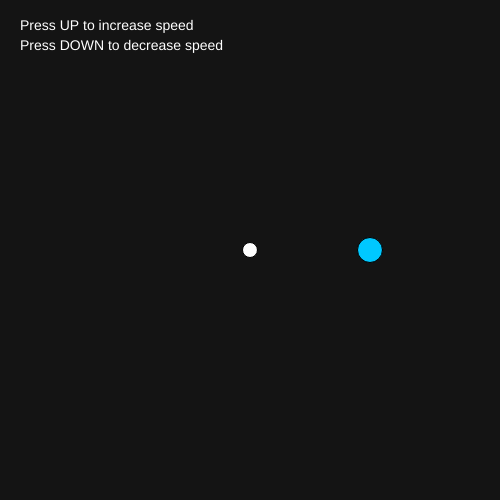
Frame 1 (no input)
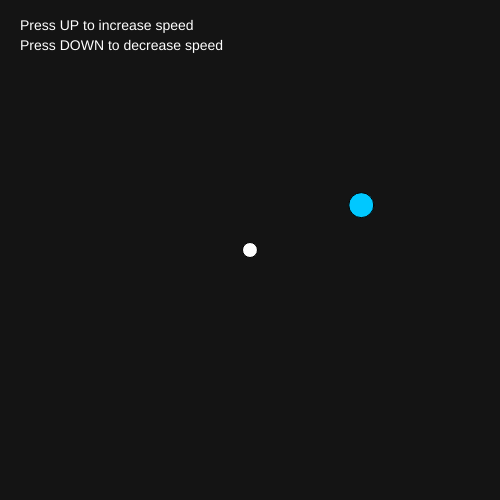
Frame 60 (no input)
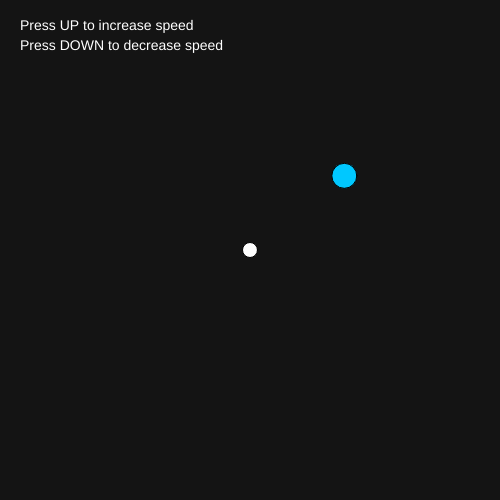
Frame 120 (the mouse pressed at the canvas centre since frame 60)

The p5.js sketch that drew these frames (run headless with seeded random() and noise() and a simulated clock; from frame 60 on, the mouse is pressed at the canvas centre):

// p5.js sketch
// ── sketch.js
let angle = 0;
let radius = 120;
let speed = 0.10;

function setup() {
    createCanvas(500, 500);
}

function draw() {
    background(20);

    // center of the canvas
    let centerX = width / 2;
    let centerY = height / 2;

    // calculate the dot's position
    let x = centerX + cos(angle) * radius;
    let y = centerY + sin(angle) * radius;

    // center point
    fill(255);
    circle(centerX, centerY, 15);

    // orbiting dot
    fill(0, 200, 255);
    circle(x, y, 25);

    // updating the angle
    angle = angle + speed;

    // instructions
    fill(255);
    textSize(14);
    text("Press UP to increase speed", 20, 30);
    text("Press DOWN to decrease speed", 20, 50);
}

// keyboard controls
function keyPressed() {
    if (keyCode === UP_ARROW) {
        speed = speed + 0.01;
    }

    if (keyCode === DOWN_ARROW) {
        speed = speed - 0.01;

        if (speed < 0) {
            speed = 0;
        }
    }
}
